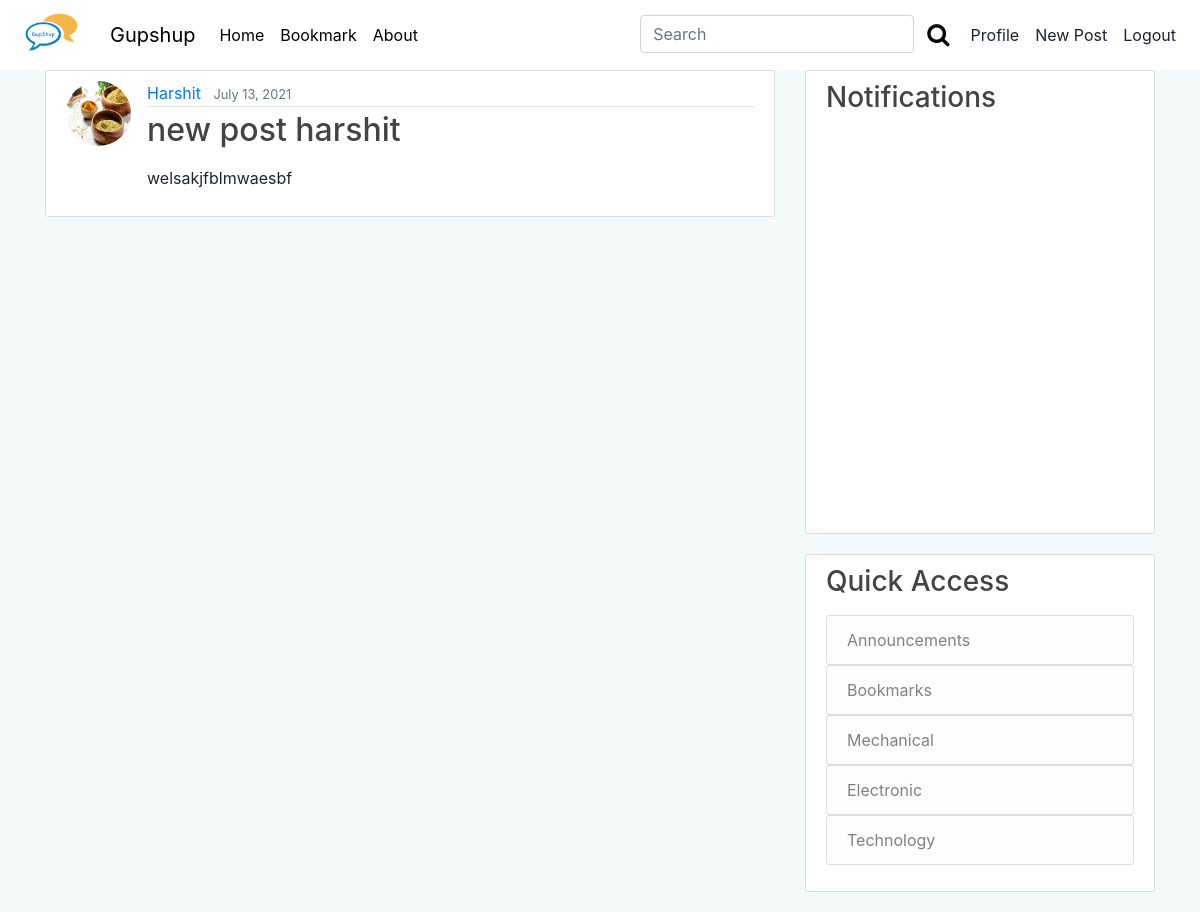
Before: /post/bookmark/ (signed in) with the older database file.
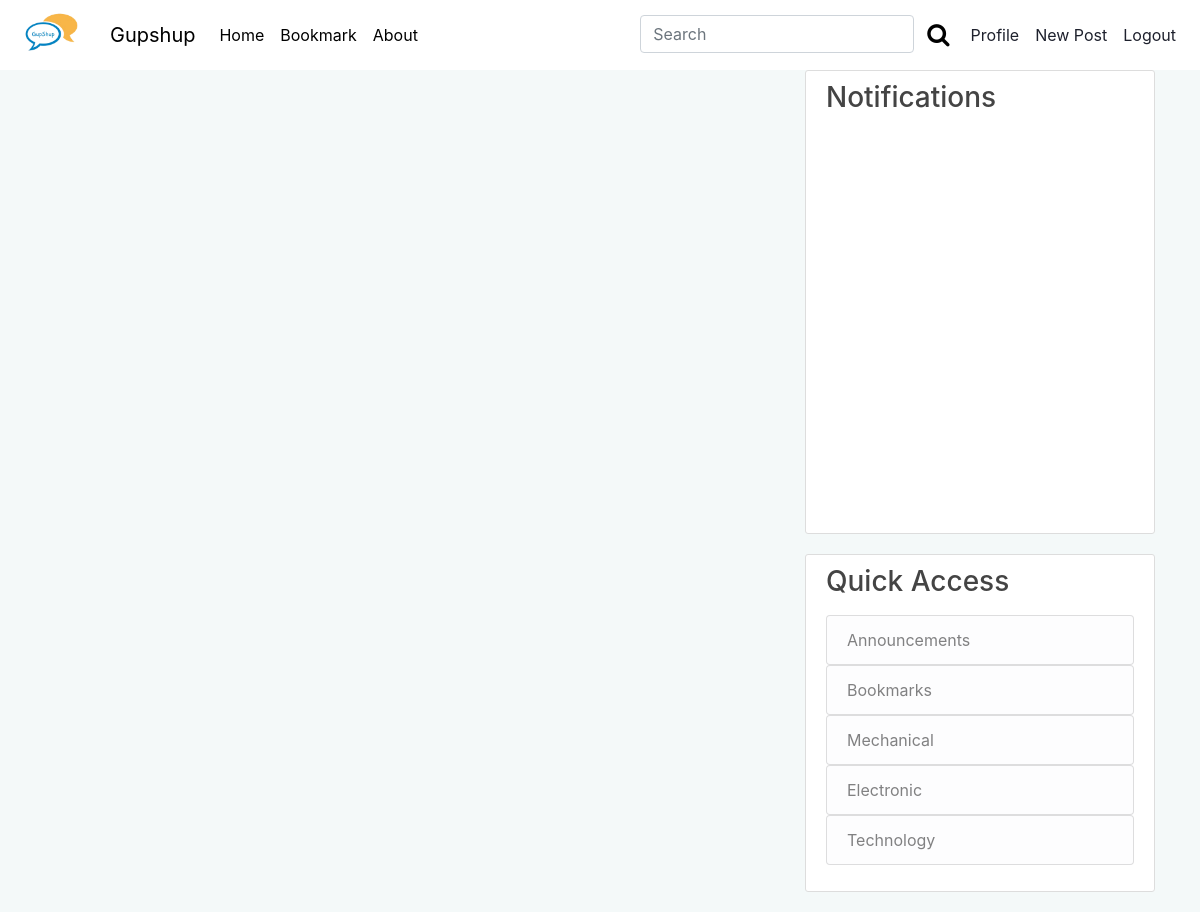
After: the same page with the newer database file.
### blog/models.py (models this page shows, shortened)
class Post(models.Model):
    title = models.CharField(max_length=100)
    content = RichTextField()
    date_posted = models.DateTimeField(default=timezone.now)
    author = models.ForeignKey(User, on_delete=models.CASCADE)
    is_appropriate  = models.BooleanField(default = True)
    notice = models.CharField(max_length=100, default="This Post was DELETED",null=True, blank=True)
    category = models.CharField(
        max_length=20,
        choices=Category_choices,
        default='Miscellenous'
    )
    upvote = models.ManyToManyField(User, related_name='upvote',blank=True)
    downvote = models.ManyToManyField(User, related_name='downvote',blank=True)
    bookmark = models.ManyToManyField(User, related_name='bookmark',blank=True)
    tags = TaggableManager()

### users/models.py (models this page shows, shortened)
class Profile(models.Model):
	user = models.OneToOneField(User, on_delete=models.CASCADE)
	image = models.ImageField(default='default2.png',upload_to='profile_pics')
	college = models.CharField(max_length = 20,choices=college_choices,default='KJSCE',blank=True, null=True)
	about = RichTextField(blank=True, null=True)
	image_url = models.URLField(default = "http://127.0.0.1:8000/media/default2.png")

### blog/views.py (the view)
# urls.py: path('post/bookmark/', views.BookmarkView.as_view(), name='bookmark-post'),
class BookmarkView(ListView):
	model = Post
	template_name = 'blog/bookmark.html'
	context_object_name = 'posts'
	paginate_by = 5
	def get_queryset(self):
		return (Post.objects.filter(bookmark=self.request.user, is_appropriate = True))

### blog/templates/blog/bookmark.html (shortened to what this page needs)
{% extends "blog/base.html" %}
{% block content %}
{% for post in posts%}
<article class="media content-section">
    <img class="rounded-circle article-img " src={{post.author.profile.image.url}}>
    <div class="media-body">
        <div class="article-metadata">
            <a class="mr-2" href="{% url 'user-posts' post.author.username %}">{{ post.author }}</a>
            <small class="text-muted">{{ post.date_posted|date:"F d, Y" }}</small>
        </div>
        <h2><a class="article-title" href="{% url 'post-detail' post.id %}">{{ post.title }}</a></h2>
        <p class="article-content">{{ post.content| safe }}</p>
    </div>
</article>
{%endfor%}
    {% endblock content %}

Changed rows visible on the page:
no longer on this page (row edited): Post: author.profile.image (placeholder picture), author "Harshit", date_posted "July 13, 2021", title "new post harshit", content "welsakjfblmwaesbf"
